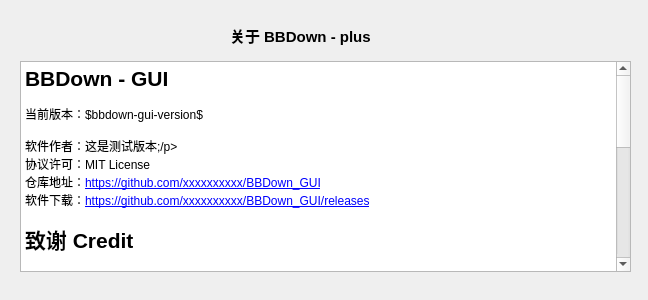
<?xml version="1.0" encoding="UTF-8"?>
<ui version="4.0">
 <class>Form_about</class>
 <widget class="QWidget" name="Form_about">
  <property name="geometry">
   <rect>
    <x>0</x>
    <y>0</y>
    <width>648</width>
    <height>300</height>
   </rect>
  </property>
  <property name="windowTitle">
   <string>关于 - BBDown - plus</string>
  </property>
  <widget class="QTextBrowser" name="textBrowser">
   <property name="geometry">
    <rect>
     <x>20</x>
     <y>61</y>
     <width>611</width>
     <height>211</height>
    </rect>
   </property>
   <property name="html">
    <string>&lt;!DOCTYPE HTML PUBLIC &quot;-//W3C//DTD HTML 4.0//EN&quot; &quot;http://www.w3.org/TR/REC-html40/strict.dtd&quot;&gt;
&lt;html&gt;&lt;head&gt;&lt;meta name=&quot;qrichtext&quot; content=&quot;1&quot; /&gt;&lt;style type=&quot;text/css&quot;&gt;
p, li { white-space: pre-wrap; }
&lt;/style&gt;&lt;/head&gt;&lt;body style=&quot; font-family:'SimSun'; font-size:9pt; font-weight:400; font-style:normal;&quot;&gt;
&lt;p style=&quot; margin-top:0px; margin-bottom:0px; margin-left:0px; margin-right:0px; -qt-block-indent:0; text-indent:0px;&quot;&gt;&lt;span style=&quot; font-size:16pt; font-weight:600;&quot;&gt;BBDown - GUI&lt;/span&gt;&lt;/p&gt;
&lt;p style=&quot;-qt-paragraph-type:empty; margin-top:0px; margin-bottom:0px; margin-left:0px; margin-right:0px; -qt-block-indent:0; text-indent:0px;&quot;&gt;&lt;br /&gt;&lt;/p&gt;
&lt;p style=&quot; margin-top:0px; margin-bottom:0px; margin-left:0px; margin-right:0px; -qt-block-indent:0; text-indent:0px;&quot;&gt;当前版本：$bbdown-gui-version$&lt;/p&gt;
&lt;p style=&quot;-qt-paragraph-type:empty; margin-top:0px; margin-bottom:0px; margin-left:0px; margin-right:0px; -qt-block-indent:0; text-indent:0px; font-weight:600;&quot;&gt;&lt;br /&gt;&lt;/p&gt;
&lt;p style=&quot; margin-top:0px; margin-bottom:0px; margin-left:0px; margin-right:0px; -qt-block-indent:0; text-indent:0px;&quot;&gt;软件作者：这是测试版本;/p&gt;
&lt;p style=&quot; margin-top:0px; margin-bottom:0px; margin-left:0px; margin-right:0px; -qt-block-indent:0; text-indent:0px;&quot;&gt;协议许可：MIT License&lt;/p&gt;
&lt;p style=&quot; margin-top:0px; margin-bottom:0px; margin-left:0px; margin-right:0px; -qt-block-indent:0; text-indent:0px;&quot;&gt;仓库地址：&lt;a href=&quot;https://github.com/xxxxxxxxxx/BBDown_GUI&quot;&gt;&lt;span style=&quot; text-decoration: underline; color:#0000ff;&quot;&gt;https://github.com/xxxxxxxxxx/BBDown_GUI&lt;/span&gt;&lt;/a&gt;&lt;/p&gt;
&lt;p style=&quot; margin-top:0px; margin-bottom:0px; margin-left:0px; margin-right:0px; -qt-block-indent:0; text-indent:0px;&quot;&gt;软件下载：&lt;a href=&quot;https://github.com/xxxxxxxxxx/BBDown_GUI/releases&quot;&gt;&lt;span style=&quot; text-decoration: underline; color:#0000ff;&quot;&gt;https://github.com/xxxxxxxxxx/BBDown_GUI/releases&lt;/span&gt;&lt;/a&gt;&lt;/p&gt;
&lt;p style=&quot;-qt-paragraph-type:empty; margin-top:0px; margin-bottom:0px; margin-left:0px; margin-right:0px; -qt-block-indent:0; text-indent:0px;&quot;&gt;&lt;br /&gt;&lt;/p&gt;
&lt;p style=&quot; margin-top:0px; margin-bottom:0px; margin-left:0px; margin-right:0px; -qt-block-indent:0; text-indent:0px;&quot;&gt;&lt;span style=&quot; font-size:16pt; font-weight:600;&quot;&gt;致谢 Credit&lt;/span&gt;&lt;/p&gt;
&lt;p style=&quot;-qt-paragraph-type:empty; margin-top:0px; margin-bottom:0px; margin-left:0px; margin-right:0px; -qt-block-indent:0; text-indent:0px;&quot;&gt;&lt;br /&gt;&lt;/p&gt;
&lt;p style=&quot; margin-top:0px; margin-bottom:0px; margin-left:0px; margin-right:0px; -qt-block-indent:0; text-indent:0px;&quot;&gt;&lt;span style=&quot; font-size:14pt; font-weight:600;&quot;&gt;BBDown&lt;/span&gt;&lt;/p&gt;
&lt;p style=&quot;-qt-paragraph-type:empty; margin-top:0px; margin-bottom:0px; margin-left:0px; margin-right:0px; -qt-block-indent:0; text-indent:0px;&quot;&gt;&lt;br /&gt;&lt;/p&gt;
&lt;p style=&quot; margin-top:0px; margin-bottom:0px; margin-left:0px; margin-right:0px; -qt-block-indent:0; text-indent:0px;&quot;&gt;仓库地址：&lt;a href=&quot;https://github.com/nilaoda/BBDown&quot;&gt;&lt;span style=&quot; text-decoration: underline; color:#0000ff;&quot;&gt;https://github.com/nilaoda/BBDown&lt;/span&gt;&lt;/a&gt;&lt;/p&gt;
&lt;p style=&quot; margin-top:0px; margin-bottom:0px; margin-left:0px; margin-right:0px; -qt-block-indent:0; text-indent:0px;&quot;&gt;许可协议：&lt;a href=&quot;https://github.com/nilaoda/BBDown/blob/master/LICENSE&quot;&gt;&lt;span style=&quot; text-decoration: underline; color:#0000ff;&quot;&gt;https://github.com/nilaoda/BBDown/blob/master/LICENSE&lt;/span&gt;&lt;/a&gt;&lt;/p&gt;
&lt;p style=&quot; margin-top:0px; margin-bottom:0px; margin-left:0px; margin-right:0px; -qt-block-indent:0; text-indent:0px;&quot;&gt;软件版本：&lt;a href=&quot;$bbdown-version-url$&quot;&gt;&lt;span style=&quot; text-decoration: underline; color:#0000ff;&quot;&gt;$bbdown-version$&lt;/span&gt;&lt;/a&gt;&lt;/p&gt;
&lt;p style=&quot;-qt-paragraph-type:empty; margin-top:0px; margin-bottom:0px; margin-left:0px; margin-right:0px; -qt-block-indent:0; text-indent:0px;&quot;&gt;&lt;br /&gt;&lt;/p&gt;
&lt;p style=&quot; margin-top:0px; margin-bottom:0px; margin-left:0px; margin-right:0px; -qt-block-indent:0; text-indent:0px;&quot;&gt;&lt;span style=&quot; font-size:14pt; font-weight:600;&quot;&gt;aria2c&lt;/span&gt;&lt;/p&gt;
&lt;p style=&quot;-qt-paragraph-type:empty; margin-top:0px; margin-bottom:0px; margin-left:0px; margin-right:0px; -qt-block-indent:0; text-indent:0px;&quot;&gt;&lt;br /&gt;&lt;/p&gt;
&lt;p style=&quot; margin-top:0px; margin-bottom:0px; margin-left:0px; margin-right:0px; -qt-block-indent:0; text-indent:0px;&quot;&gt;仓库地址：&lt;a href=&quot;https://github.com/aria2/aria2&quot;&gt;&lt;span style=&quot; text-decoration: underline; color:#0000ff;&quot;&gt;https://github.com/aria2/aria2&lt;/span&gt;&lt;/a&gt;&lt;/p&gt;
&lt;p style=&quot; margin-top:0px; margin-bottom:0px; margin-left:0px; margin-right:0px; -qt-block-indent:0; text-indent:0px;&quot;&gt;许可协议：&lt;a href=&quot;https://github.com/aria2/aria2/blob/master/COPYING&quot;&gt;&lt;span style=&quot; text-decoration: underline; color:#0000ff;&quot;&gt;https://github.com/aria2/aria2/blob/master/COPYING&lt;/span&gt;&lt;/a&gt;&lt;/p&gt;
&lt;p style=&quot; margin-top:0px; margin-bottom:0px; margin-left:0px; margin-right:0px; -qt-block-indent:0; text-indent:0px;&quot;&gt;软件版本：&lt;a href=&quot;$aria2c-version-url$&quot;&gt;&lt;span style=&quot; text-decoration: underline; color:#0000ff;&quot;&gt;$aria2c-version$&lt;/span&gt;&lt;/a&gt;&lt;/p&gt;
&lt;p style=&quot;-qt-paragraph-type:empty; margin-top:0px; margin-bottom:0px; margin-left:0px; margin-right:0px; -qt-block-indent:0; text-indent:0px;&quot;&gt;&lt;br /&gt;&lt;/p&gt;
&lt;p style=&quot; margin-top:0px; margin-bottom:0px; margin-left:0px; margin-right:0px; -qt-block-indent:0; text-indent:0px;&quot;&gt;&lt;span style=&quot; font-size:14pt; font-weight:600;&quot;&gt;FFmpeg&lt;/span&gt;&lt;/p&gt;
&lt;p style=&quot;-qt-paragraph-type:empty; margin-top:0px; margin-bottom:0px; margin-left:0px; margin-right:0px; -qt-block-indent:0; text-indent:0px; background-color:#ffffff;&quot;&gt;&lt;br /&gt;&lt;/p&gt;
&lt;p style=&quot; margin-top:0px; margin-bottom:0px; margin-left:0px; margin-right:0px; -qt-block-indent:0; text-indent:0px; background-color:#ffffff;&quot;&gt;&lt;span style=&quot; background-color:#ffffff;&quot;&gt;仓库地址：&lt;/span&gt;&lt;a href=&quot;https://github.com/FFmpeg/FFmpeg&quot;&gt;&lt;span style=&quot; text-decoration: underline; color:#0000ff;&quot;&gt;https://github.com/FFmpeg/FFmpeg&lt;/span&gt;&lt;/a&gt;&lt;/p&gt;
&lt;p style=&quot; margin-top:0px; margin-bottom:0px; margin-left:0px; margin-right:0px; -qt-block-indent:0; text-indent:0px; background-color:#ffffff;&quot;&gt;&lt;span style=&quot; background-color:#ffffff;&quot;&gt;许可协议：&lt;/span&gt;&lt;a href=&quot;https://github.com/FFmpeg/FFmpeg/blob/master/LICENSE.md&quot;&gt;&lt;span style=&quot; text-decoration: underline; color:#0000ff;&quot;&gt;https://github.com/FFmpeg/FFmpeg/blob/master/LICENSE.md&lt;/span&gt;&lt;/a&gt;&lt;/p&gt;
&lt;p style=&quot; margin-top:0px; margin-bottom:0px; margin-left:0px; margin-right:0px; -qt-block-indent:0; text-indent:0px; background-color:#ffffff;&quot;&gt;&lt;span style=&quot; background-color:#ffffff;&quot;&gt;软件版本：&lt;/span&gt;&lt;a href=&quot;$ffmpeg-version-url$&quot;&gt;&lt;span style=&quot; text-decoration: underline; color:#0000ff;&quot;&gt;$ffmpeg-version$&lt;/span&gt;&lt;/a&gt;&lt;/p&gt;
&lt;p style=&quot;-qt-paragraph-type:empty; margin-top:0px; margin-bottom:0px; margin-left:0px; margin-right:0px; -qt-block-indent:0; text-indent:0px; text-decoration: underline; color:#0000ff; background-color:#ffffff;&quot;&gt;&lt;br /&gt;&lt;/p&gt;&lt;/body&gt;&lt;/html&gt;</string>
   </property>
   <property name="openExternalLinks">
    <bool>true</bool>
   </property>
  </widget>
  <widget class="QLabel" name="label">
   <property name="geometry">
    <rect>
     <x>230</x>
     <y>20</y>
     <width>171</width>
     <height>31</height>
    </rect>
   </property>
   <property name="font">
    <font>
     <pointsize>11</pointsize>
     <weight>75</weight>
     <bold>true</bold>
    </font>
   </property>
   <property name="text">
    <string>关于 BBDown - plus</string>
   </property>
   <property name="textFormat">
    <enum>Qt::AutoText</enum>
   </property>
  </widget>
 </widget>
 <resources/>
 <connections/>
</ui>
